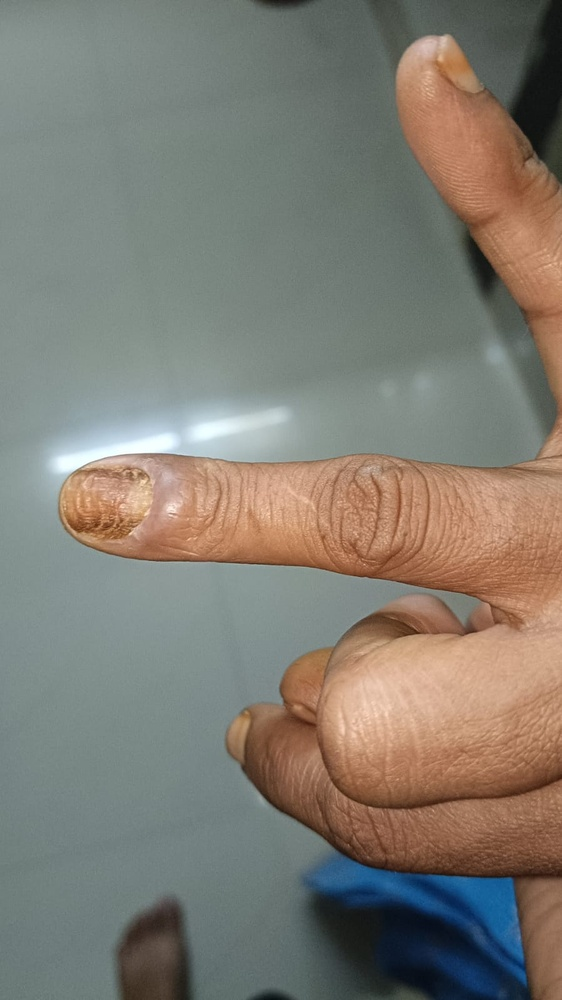
#> input picture backend/app/uploads/d3deb9ab-ae97-49a9-b17b-11e2147bfbe7.jpeg, 562 x 1000 px, shrunk from 899 x 1599 before the run
$ python -i abcde_service.py   (imports and definitions only)
#> lines starting #> are read from the running program, lines starting #| are printed output that depends on the picture; after the words box and inside, x2 and y2 are one past the last pixel; in counts of white or black regions, pixels touching at a corner belong together
import cv2
import numpy as np
from PIL import Image


# ============================================================
# LOAD IMAGE
# ============================================================

def load_image(image_path: str):
    image = cv2.imread(image_path)

    if image is None:
        raise ValueError("Unable to read image")

    return image


# ============================================================
# FIND LESION
# ============================================================

def get_lesion_mask(image):
    """
    Creates an approximate lesion mask using
    grayscale thresholding and contour detection.
    """

    gray = cv2.cvtColor(
        image,
        cv2.COLOR_BGR2GRAY
    )

    # Smooth image
    blur = cv2.GaussianBlur(
        gray,
        (5, 5),
        0
    )

    # Threshold
    _, mask = cv2.threshold(
        blur,
        0,
        255,
        cv2.THRESH_BINARY_INV + cv2.THRESH_OTSU
    )

    # Morphological cleanup
    kernel = np.ones(
        (5, 5),
        np.uint8
    )

    mask = cv2.morphologyEx(
        mask,
        cv2.MORPH_OPEN,
        kernel
    )

    mask = cv2.morphologyEx(
        mask,
        cv2.MORPH_CLOSE,
        kernel
    )

    # Find contours
    contours, _ = cv2.findContours(
        mask,
        cv2.RETR_EXTERNAL,
        cv2.CHAIN_APPROX_SIMPLE
    )

    if not contours:
        return mask

    # Largest contour assumed to be lesion
    largest = max(
        contours,
        key=cv2.contourArea
    )

    lesion_mask = np.zeros_like(mask)

    cv2.drawContours(
        lesion_mask,
        [largest],
        -1,
        255,
        -1
    )

    return lesion_mask


# ============================================================
# A — ASYMMETRY
# ============================================================

def calculate_asymmetry(mask):

    contours, _ = cv2.findContours(
        mask,
        cv2.RETR_EXTERNAL,
        cv2.CHAIN_APPROX_SIMPLE
    )

    if not contours:
        return 0.0

    contour = max(
        contours,
        key=cv2.contourArea
    )

    area = cv2.contourArea(contour)

    if area == 0:
        return 0.0

    # Fit ellipse when possible
    if len(contour) >= 5:

        ellipse = cv2.fitEllipse(contour)

        center = ellipse[0]

        M = cv2.moments(contour)

        if M["m00"] != 0:

            cx = M["m10"] / M["m00"]
            cy = M["m01"] / M["m00"]

            distance = np.sqrt(
                (center[0] - cx) ** 2 +
                (center[1] - cy) ** 2
            )

            diagonal = np.sqrt(
                mask.shape[0] ** 2 +
                mask.shape[1] ** 2
            )

            score = min(
                100,
                (distance / diagonal) * 500
            )

            return round(
                float(score),
                2
            )

    return 0.0


# ============================================================
# B — BORDER
# ============================================================

def calculate_border(mask):

    contours, _ = cv2.findContours(
        mask,
        cv2.RETR_EXTERNAL,
        cv2.CHAIN_APPROX_SIMPLE
    )

    if not contours:
        return 0.0

    contour = max(
        contours,
        key=cv2.contourArea
    )

    perimeter = cv2.arcLength(
        contour,
        True
    )

    area = cv2.contourArea(
        contour
    )

    if perimeter == 0:
        return 0.0

    # Circularity
    circularity = (
        4 * np.pi * area
    ) / (
        perimeter ** 2
    )

    irregularity = max(
        0,
        1 - circularity
    )

    score = min(
        100,
        irregularity * 100
    )

    return round(
        float(score),
        2
    )


# ============================================================
# C — COLOR
# ============================================================

def calculate_color(image, mask):

    hsv = cv2.cvtColor(
        image,
        cv2.COLOR_BGR2HSV
    )

    lesion_pixels = hsv[
        mask > 0
    ]

    if len(lesion_pixels) == 0:
        return 0.0

    # Standard deviation across HSV channels
    variation = np.mean(
        np.std(
            lesion_pixels.astype(
                np.float32
            ),
            axis=0
        )
    )

    score = min(
        100,
        variation * 2
    )

    return round(
        float(score),
        2
    )


# ============================================================
# D — DIAMETER
# ============================================================

def calculate_diameter(mask):

    contours, _ = cv2.findContours(
        mask,
        cv2.RETR_EXTERNAL,
        cv2.CHAIN_APPROX_SIMPLE
    )

    if not contours:
        return 0.0

    contour = max(
        contours,
        key=cv2.contourArea
    )

    x, y, w, h = cv2.boundingRect(
        contour
    )

    diameter_pixels = max(
        w,
        h
    )

    image_diagonal = np.sqrt(
        mask.shape[0] ** 2 +
        mask.shape[1] ** 2
    )

    relative_size = (
        diameter_pixels /
        image_diagonal
    )

    score = min(
        100,
        relative_size * 100
    )

    return round(
        float(score),
        2
    )


# ============================================================
# E — EVOLUTION
# ============================================================

def calculate_evolution():

    # Evolution requires comparison between
    # multiple visits.
    #
    # It will be calculated by the
    # temporal analysis module.

    return {
        "score": None,
        "status": "Requires previous visit comparison"
    }


# ============================================================
# COMPLETE ABCDE ANALYSIS
# ============================================================

def analyze_abcde(image_path: str):

    image = load_image(
        image_path
    )
#> in load_image, image is the input picture: shape (1000, 562, 3); mean B, G, R 114.9, 124.3, 128.5

    mask = get_lesion_mask(
        image
    )
#> in get_lesion_mask, `gray = cv2.cvtColor( image, cv2.COLOR_BGR2GRAY )`:
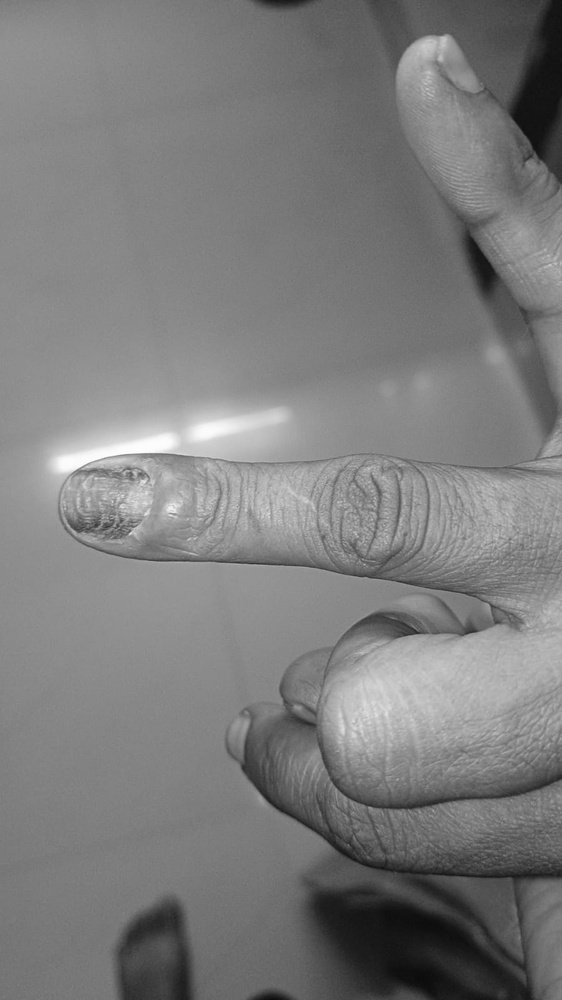
#> gray: shape (1000, 562); min 10, max 255, mean 124.5
#> in get_lesion_mask, `_, mask = cv2.threshold( blur, 0, 255, cv2.THRESH_BINARY_INV + cv2.THR..`:
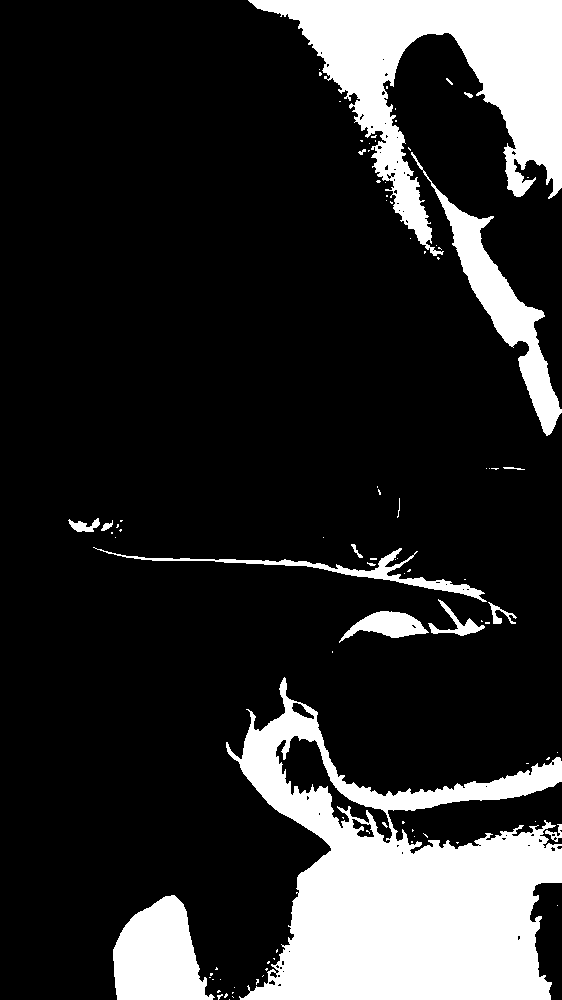
#> mask: shape (1000, 562); 18.1% white; 93 white regions (77 under 20 px), largest, box (x1, y1, x2, y2) and area: (226, 677, 562, 1000) 52664, (248, 0, 562, 256) 28987, (113, 895, 215, 1000) 7354
#> in get_lesion_mask, `mask = cv2.morphologyEx( mask, cv2.MORPH_OPEN, kernel )`:
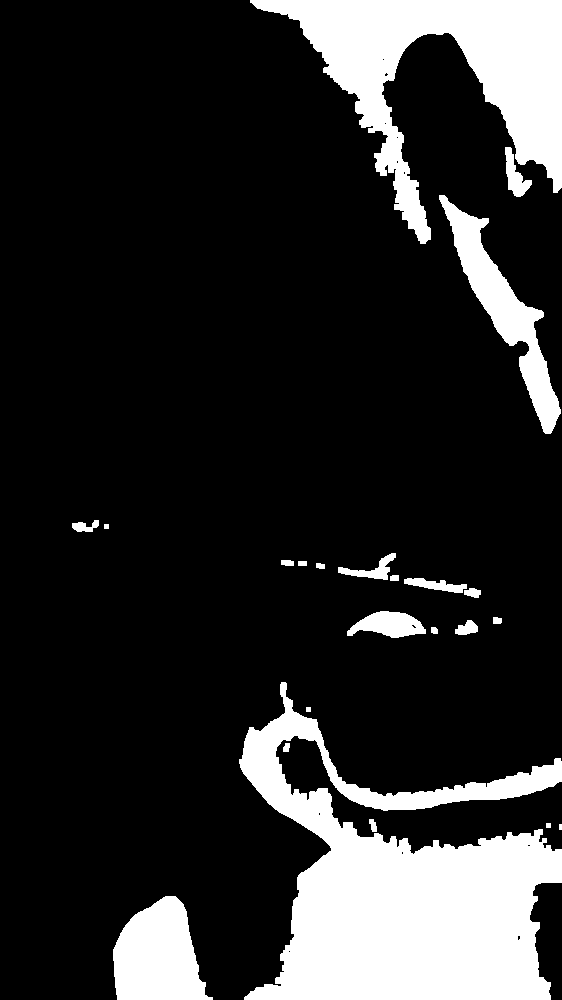
#> mask: shape (1000, 562); 17.2% white; 23 white regions (1 under 20 px), largest, box (x1, y1, x2, y2) and area: (239, 682, 562, 1000) 50985, (250, 0, 562, 244) 27454, (113, 896, 213, 1000) 7313
#> in get_lesion_mask, `mask = cv2.morphologyEx( mask, cv2.MORPH_CLOSE, kernel )`:
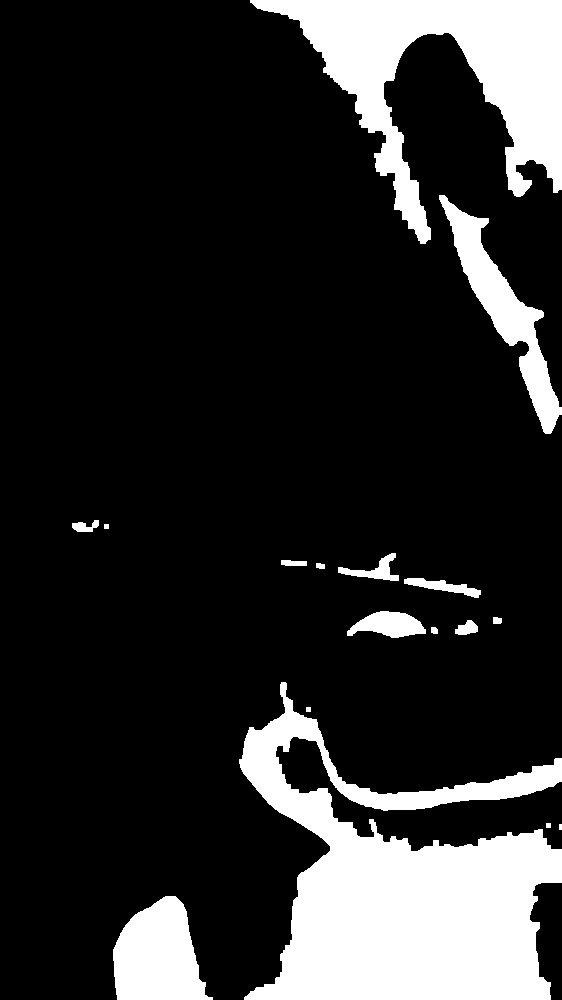
#> mask: shape (1000, 562); 17.3% white; 17 white regions (1 under 20 px)
#> in get_lesion_mask, `contours, _ = cv2.findContours( mask, cv2.RETR_EXTERNAL, cv2.CHAIN_APP..`: contours = 17 contours, 4 with area under 20; largest, box (x1, y1, x2, y2) and area: (239, 682, 562, 1000) 50386, (250, 0, 562, 244) 27519, (113, 896, 213, 1000) 7150, (439, 195, 562, 434) 6664, (347, 611, 426, 638) 1276
#> in get_lesion_mask, `largest = max( contours, key=cv2.contourArea )`: largest = contour of 635 points, box (x1, y1, x2, y2) (239, 682, 562, 1000), area 50386
#> in get_lesion_mask, `cv2.drawContours( lesion_mask, [largest], -1, 255, -1 )`:
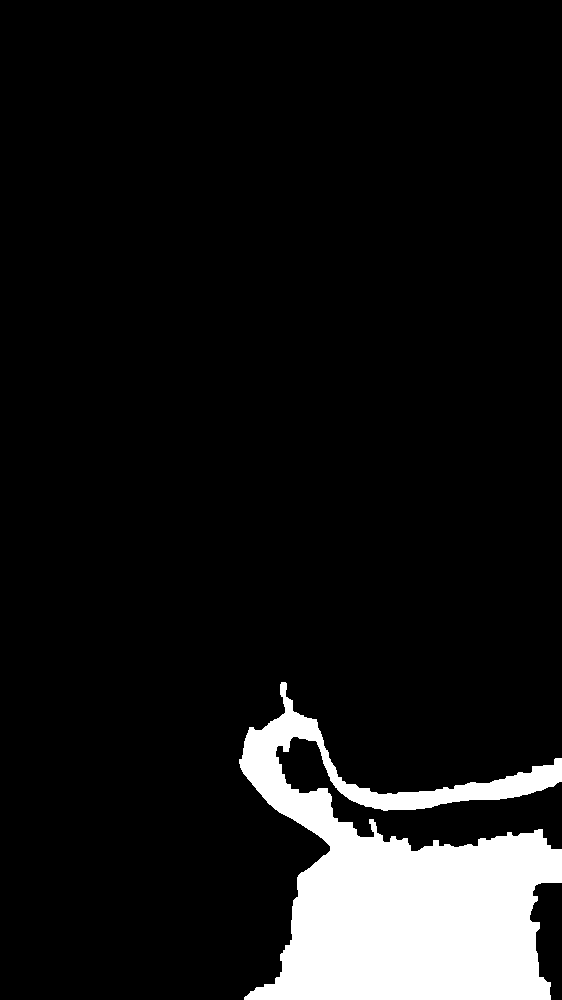
#> lesion_mask: shape (1000, 562); 9.2% white; 1 white region

    asymmetry = calculate_asymmetry(
        mask
    )
#> in calculate_asymmetry, `contours, _ = cv2.findContours( mask, cv2.RETR_EXTERNAL, cv2.CHAIN_APP..`: contours = 1 contour; box (x1, y1, x2, y2) and area: (239, 682, 562, 1000) 50386
#> in calculate_asymmetry, `contour = max( contours, key=cv2.contourArea )`: contour has the same summary as largest in get_lesion_mask
#> in calculate_asymmetry, `area = cv2.contourArea(contour)`: area = 50386.5
#> in calculate_asymmetry, `ellipse = cv2.fitEllipse(contour)`: ellipse = ((399, 879.7), (298.5, 353.3), 151.7)
#> in calculate_asymmetry, `center = ellipse[0]`: center = (399, 879.7)
#> in calculate_asymmetry, `M = cv2.moments(contour)`: M = moments, m00 50386.5, centre m10/m00, m01/m00 = (404.6, 892.6)
#> in calculate_asymmetry, `cx = M["m10"] / M["m00"]`: cx = 404.6
#> in calculate_asymmetry, `cy = M["m01"] / M["m00"]`: cy = 892.6
#> in calculate_asymmetry, `distance = np.sqrt( (center[0] - cx) ** 2 + (center[1] - cy) ** 2 )`: distance = 14.07
#> in calculate_asymmetry, `score = min( 100, (distance / diagonal) * 500 )`: score = 6.13
#> asymmetry = 6.13

    border = calculate_border(
        mask
    )
#> in calculate_border, `contour = max( contours, key=cv2.contourArea )`: contour has the same summary as largest in get_lesion_mask
#> in calculate_border, `perimeter = cv2.arcLength( contour, True )`: perimeter = 2253.9
#> in calculate_border, `area = cv2.contourArea( contour )`: area = 50386.5
#> in calculate_border, `circularity = ( 4 * np.pi * area ) / ( perimeter ** 2 )`: circularity = 0.125
#> in calculate_border, `irregularity = max( 0, 1 - circularity )`: irregularity = 0.875
#> in calculate_border, `score = min( 100, irregularity * 100 )`: score = 87.54
#> border = 87.54

    color = calculate_color(
        image,
        mask
    )
#> in calculate_color, `hsv = cv2.cvtColor( image, cv2.COLOR_BGR2HSV )`: hsv: shape (1000, 562, 3); mean H, S, V 59.6, 57.2, 139
#> in calculate_color, `variation = np.mean( np.std( lesion_pixels.astype( np.float32 ), axis=..`: variation = 47.27
#> in calculate_color, `score = min( 100, variation * 2 )`: score = 94.53
#> color = 94.53

    diameter = calculate_diameter(
        mask
    )
#> in calculate_diameter, `contour = max( contours, key=cv2.contourArea )`: contour has the same summary as largest in get_lesion_mask
#> in calculate_diameter, `x, y, w, h = cv2.boundingRect( contour )`: x = 239; y = 682; w = 323; h = 318
#> in calculate_diameter, `diameter_pixels = max( w, h )`: diameter_pixels = 323
#> in calculate_diameter, `relative_size = ( diameter_pixels / image_diagonal )`: relative_size = 0.282
#> in calculate_diameter, `score = min( 100, relative_size * 100 )`: score = 28.16
#> diameter = 28.16

    evolution = calculate_evolution()

    overall = np.mean([
        asymmetry,
        border,
        color,
        diameter
    ])
#> overall = 54.09

    return {
        "A_asymmetry": asymmetry,
        "B_border": border,
        "C_color": color,
        "D_diameter": diameter,
        "E_evolution": evolution,
        "overall_score": round(
            float(overall),
            2
        ),
        "note": (
            "ABCDE scores are image-analysis "
            "indicators and are not a clinical diagnosis. "
            "Evolution requires longitudinal visit comparison."
        )
    }

>>> result = analyze_abcde('../uploads/d3deb9ab-ae97-49a9-b17b-11e2147bfbe7.jpeg')
#> result = 7 items
